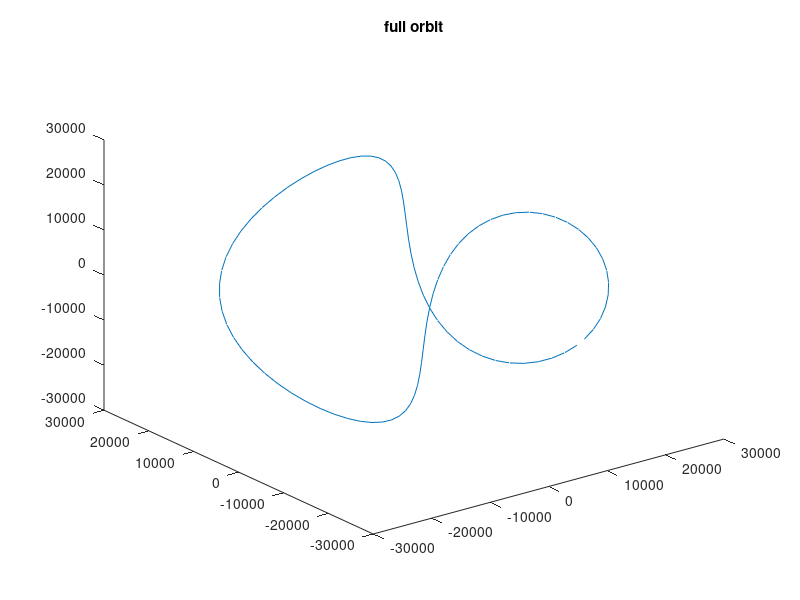
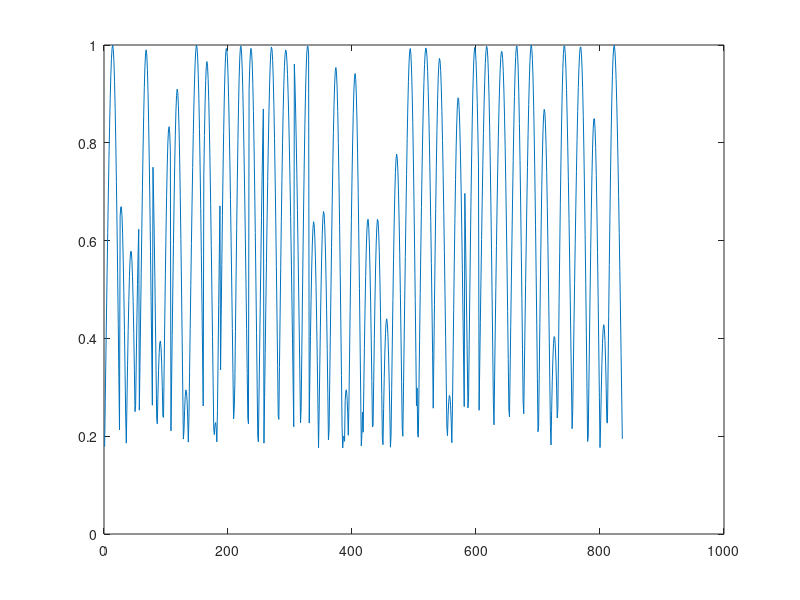

These charts were generated, in order, by the following MATLAB code:
%%%%%%% ionospheric corrections

clc
close all
clear all

%%% load satellite orbits
orbits=load('SatPos.dat');

%%%% vizualization of orbit

idx17=find(orbits(:,1)==17);

orb17=orbits(idx17,:);

plot3(orb17(:,2),orb17(:,3),orb17(:,4));
title('full orbit');


%%%% visibility

obs1=[4.159404458319e+6;672972.065917;4.77245255895e+6];
relvec=1000*orbits(:,2:4)-repmat(obs1',[96*32,1])
norm_relvec=sqrt(diag(relvec*relvec'));
relvec_n=diag(1./norm_relvec)*relvec;

norm_obs=norm(obs1);

obs1_n=obs1/norm_obs;




cosz=relvec_n*obs1_n;


id_vis=find(cosz>cos(80*pi/180));

vis_sat=orbits(id_vis,:);



idx17=find(vis_sat(:,1)==17);

orb17=orbits(idx17,:);
figure
plot3(orb17(:,2),orb17(:,3),orb17(:,4))
title('visible orbit')

cosz_vis=cosz(id_vis);
plot(cosz_vis);
return;

%%%%%% TEC
VTEC=86.0e+16;
R=6378137.0;
H=1.0e+6;
sinz=sqrt(1.0-cosz_vis.^2);

sinzP=(R/(R+H))*sinz;
coszP=sqrt(1.0-sinzP.^2);

TEC=VTEC./coszP;

tag=1:length(idx17);

figure
plot(tag,VTEC*ones(1,length(idx17)),tag,TEC(idx17))


% ionospheric corrections

f1=1.57542e+9;

dI=-40.28*TEC/f1^2;

figure
plot(dI(idx17))

